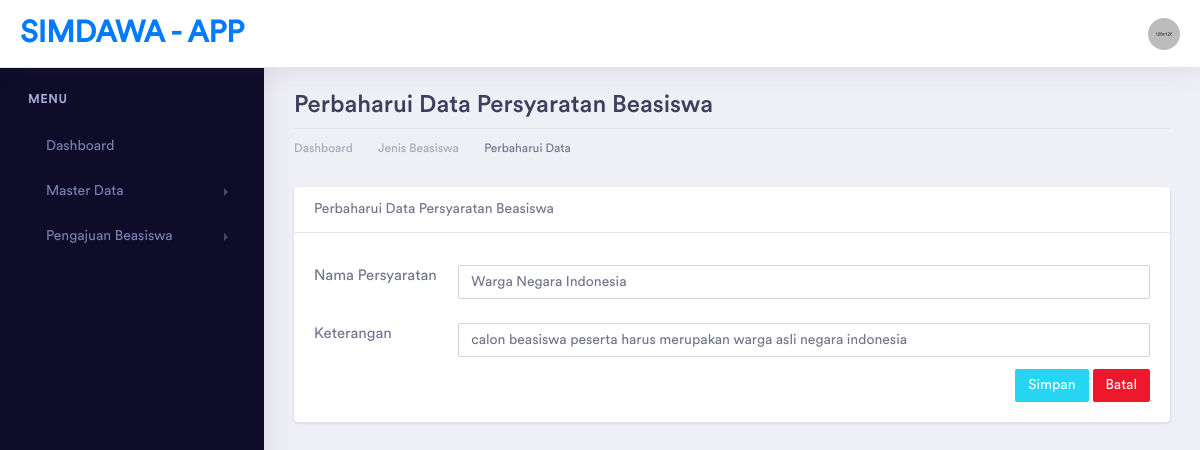
The app's page /persyaratan/ubah/2 with its own data.
### tables this page shows
CREATE TABLE `persyaratan` (
  `id` int(11) NOT NULL,
  `nama_persyaratan` varchar(100) DEFAULT NULL,
  `keterangan` varchar(100) DEFAULT NULL
);

### application/controllers/Persyaratan.php (called while the page is built, shortened)
<?php
class Persyaratan extends CI_Controller
{
    function __construct()
    {
        $this->load->model('PersyaratanModel');
    }
    public function ubah($id)
    {
        if (isset($_POST['update'])) {
            $this->PersyaratanModel->update_persyaratan();
            redirect('persyaratan');
        } else {
            $data['title'] = "Perbaharui Data Jenis Beasiswa | SIMDAWA-APP";
            $data['persyaratan'] = $this->PersyaratanModel->get_persyaratan_byid($id);
            $this->load->view('template/header', $data);
            $this->load->view('template/sidebar');
            $this->load->view('persyaratan/persyaratan_update', $data);
            $this->load->view('template/footer');
        }
    }
}

### index.php (called while the page is built, shortened)
<?php
require_once BASEPATH.'core/CodeIgniter.php';

### application/models/PersyaratanModel.php (called while the page is built, shortened)
<?php
class PersyaratanModel extends CI_Model
{
    private $tabel = "persyaratan";
    public function get_persyaratan_byid($id)
    {
        return $this->db->get_where($this->tabel, ['id' => $id])->row();
    }
}

### application/views/persyaratan/persyaratan_update.php (the view, shortened to what this page needs)
<div class="dashboard-wrapper">
    <div class="container-fluid dashboard-content">
        <div class="row">
            <div class="col-xl-12 col-lg-12 col-md-12 col-sm-12 col-12">
                <div class="page-header">
                    <h2 class="pageheader-title">Perbaharui Data Persyaratan Beasiswa </h2>
                    <div class="page-breadcrumb">
                        <nav aria-label="breadcrumb">
                            <ol class="breadcrumb">
                                <li class="breadcrumb-item"><a href="<?= base_url('home') ?>" class="breadcrumb-link">Dashboard</a></li>
                                <li class="breadcrumb-item"><a href="<?= base_url('persyaratan') ?>" class="breadcrumb-link">Jenis Beasiswa</a></li>
                                <li class="breadcrumb-item active" aria-current="page">Perbaharui Data</li>
                            </ol>
                        </nav>
                    </div>
                </div>
            </div>
        </div>
        <div class="row">
            <div class="col-xl-12 col-lg-12 col-md-12 col-sm-12 col-12">
                <div class="card">
                    <div class="card-header">
                        Perbaharui Data Persyaratan Beasiswa
                    </div>
                    <div class="card-body">
                        <form action="" method="post">
                            <div class="form-group row">
                                <label for="" class="col-md-2">Nama Persyaratan</label>
                                <div class="col-md-10">
                                    <input type="text" name="nama_persyaratan" value="<?= $persyaratan->nama_persyaratan ?>" required placeholder="Nama Persyaratan" class="form-control">
                                </div>
                            </div>
                            <div class="form-group row">
                                <label for="keterangan" class="col-md-2">Keterangan</label>
                                <div class="col-md-10">
                                    <input type="text" name="keterangan" value="<?= $persyaratan->keterangan ?>" required placeholder="Keterangan" class="form-control">
                                </div>
                            </div>
                            <a href="<?= base_url('persyaratan') ?>" class="btn btn-sm btn-danger float-right">Batal</a>
                            <button type="submit" name="update" class="btn btn-sm btn-info float-right mr-1">Simpan</button>
                        </form>
                    </div>
                </div>
            </div>
        </div>
    </div>
</div>

### records on screen
persyaratan: nama_persyaratan "Warga Negara Indonesia", keterangan "calon beasiswa peserta harus merupakan warga asli negara indonesia"
